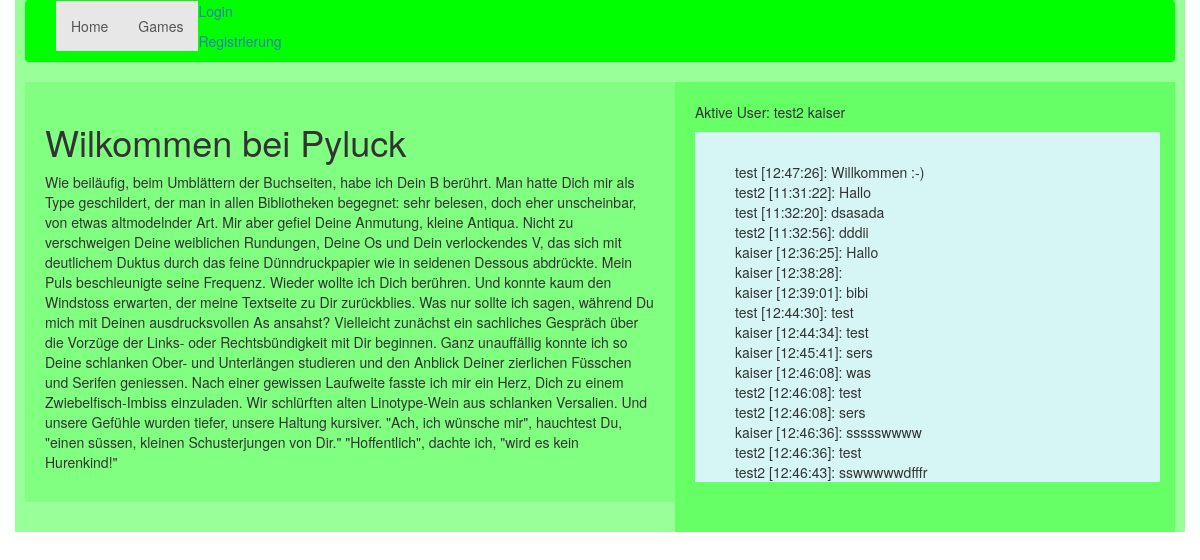
The app's page /, older data.
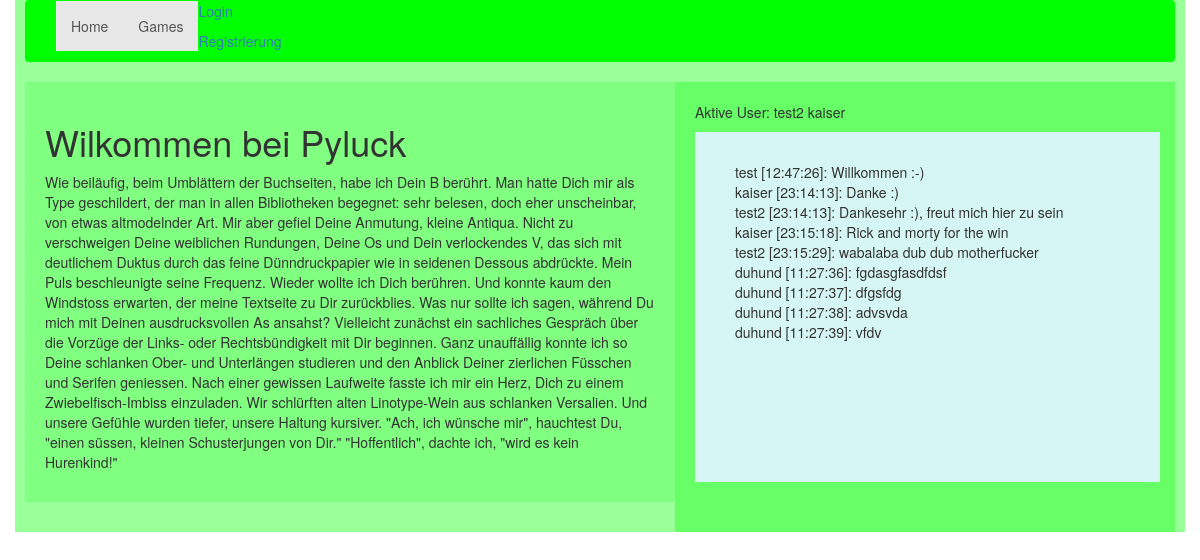
The same page, newer data.
### lucky/database.py (models this page shows, shortened)
class user(db.Model, UserMixin):
    id = db.Column(db.Integer, primary_key=True)
    username = db.Column(db.String(80), unique=True)
    email = db.Column(db.String(120), unique=True)
    password = db.Column(db.String(120))
    money = db.Column(db.Integer, default=5000)
    logged_in = db.Column(db.Integer, default=0)

class chat(db.Model):
    id = db.Column(db.Integer, primary_key=True)
    user_id= db.Column(db.Integer, db.ForeignKey('user.id'))
    message = db.Column(db.String(500))
    timestamp = db.Column(db.String(10), index=True)
    datestamp = db.Column(db.String(10), index=True)

### lucky/routes.py (the view)
@app.route('/')
def main():
    return(render_template('index.html',messages=chat.query.all(), user=user.query.all()))

### lucky/templates/index.html
{% extends "base.html" %}
{% block content %}
     <h1>Wilkommen bei Pyluck</h1>
     <p>Wie beiläufig, beim Umblättern der Buchseiten, habe ich Dein B berührt. Man hatte Dich mir als Type geschildert, der man in allen Bibliotheken begegnet: sehr belesen, doch eher unscheinbar, von etwas altmodelnder Art. Mir aber gefiel Deine Anmutung, kleine Antiqua. Nicht zu verschweigen Deine weiblichen Rundungen, Deine Os und Dein verlockendes V, das sich mit deutlichem Duktus durch das feine Dünndruckpapier wie in seidenen Dessous abdrückte. Mein Puls beschleunigte seine Frequenz. Wieder wollte ich Dich berühren. Und konnte kaum den Windstoss erwarten, der meine Textseite zu Dir zurückblies. Was nur sollte ich sagen, während Du mich mit Deinen ausdrucksvollen As ansahst? Vielleicht zunächst ein sachliches Gespräch über die Vorzüge der Links- oder Rechtsbündigkeit mit Dir beginnen. Ganz unauffällig konnte ich so Deine schlanken Ober- und Unterlängen studieren und den Anblick Deiner zierlichen Füsschen und Serifen geniessen. Nach einer gewissen Laufweite fasste ich mir ein Herz, Dich zu einem Zwiebelfisch-Imbiss einzuladen. Wir schlürften alten Linotype-Wein aus schlanken Versalien. Und unsere Gefühle wurden tiefer, unsere Haltung kursiver. "Ach, ich wünsche mir", hauchtest Du, "einen süssen, kleinen Schusterjungen von Dir." "Hoffentlich", dachte ich, "wird es kein Hurenkind!"</p>
{% endblock %}

### lucky/templates/base.html (shortened to what this page needs)
<!DOCTYPE html>
<html>
 <head>
	<link href="static/bootstrap.css" rel="stylesheet" media="screen">
 </head>
 <body>
    <div class="container">
     <nav class="navbar navbar-default">
  <div class="container-fluid">
    <div class="collapse navbar-collapse" id="bs-example-navbar-collapse-1">
      <ul class="nav navbar-nav">
        <li class="active"><a href="/">Home <span class="sr-only">(current)</span></a></li>
        <li class="active"><a href="/games">Games <span class="sr-only">(current)</span></a></li>
        <li class="active">          	 {% if current_user.is_authenticated %}
		         <p>&nbsp Angemeldet als: {{ current_user.username }}&nbsp </p></li>
                <btn style="margin-left:100px; "class="btn btn-success btn-large">Einhornmünzen: <span id="mycash">{{ current_user.money }}</span></btn>
		<li class="active"><p><a href="{{ url_for('.logout') }}">Logout</a></p>
		            {% else %}
		         <p><a href="{{ url_for('.login') }}">Login</a></p>
		         <p><a href="{{ url_for('.register') }}">Registrierung</a></p>
	                {% endif %}</li>
      </ul>
    </div>
  </div>
</nav>
	<div class="content">
	 {% block content %}	{% endblock %}
</div>
		<div class="chat_out">
			<p>Aktive User: {% for active in user %}
    		{% if active.logged_in == 1 %}
        	{{ active.username }}
    		{% endif %}
{% endfor %}</p>
            <div class="chat_in">
            <ul id="messages" style="list-style:none;">
		        {% for msg in messages %}
		 	    <li>{% for id in user %}{% if msg.user_id == id.id %}{{ id.username }} {% endif %}{% endfor %}
					[{{ msg.timestamp }}]: {{ msg.message }}</li>
		        {% endfor %}
	        </ul>
            </div>
             </div>
     	</div>
 </body>
</html>

Row changes from the older to the newer data that the page shows:
removed chat: timestamp "12:45:41", message "sers", user (username "kaiser")
removed chat: timestamp "12:46:08", message "was", user (username "kaiser")
removed chat: timestamp "12:46:08", message "test", user (username "test2")
removed chat: timestamp "12:46:08", message "sers", user (username "test2")
removed chat: timestamp "12:46:36", message "ssssswwww", user (username "kaiser")
removed chat: timestamp "12:46:36", message "test", user (username "test2")
removed chat: timestamp "12:46:43", message "sswwwwwdfffr", user (username "test2")
changed chat: gains user (username "kaiser"); timestamp "11:31:22" → "23:14:13"; message "Hallo" → "Danke :)"; loses user (username "test2")
changed chat: gains user (username "test2"); timestamp "11:32:20" → "23:14:13"; message "dsasada" → "Dankesehr :), freut mich hier zu sein"; loses user (username "test")
changed chat: gains user (username "kaiser"); timestamp "11:32:56" → "23:15:18"; message "dddii" → "Rick and morty for the win"; loses user (username "test2")
changed chat: gains user (username "test2"); timestamp "12:36:25" → "23:15:29"; message "Hallo" → "wabalaba dub dub motherfucker"; loses user (username "kaiser")
changed chat: timestamp "12:38:28" → "11:27:36"; message (not shown) → "fgdasgfasdfdsf"; loses user (username "kaiser")
added user: username "duhund"
changed chat: timestamp "12:39:01" → "11:27:37"; message "bibi" → "dfgsfdg"; loses user (username "kaiser")
changed chat: timestamp "12:44:30" → "11:27:38"; message "test" → "advsvda"; loses user (username "test")
changed chat: timestamp "12:44:34" → "11:27:39"; message "test" → "vfdv"; loses user (username "kaiser")
